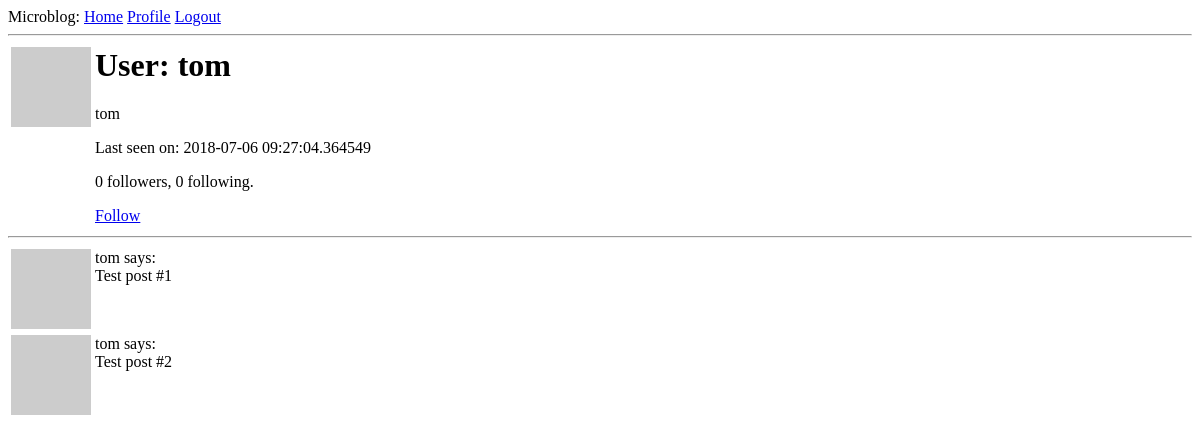
Page /user/tom (signed in) on the earlier database version.
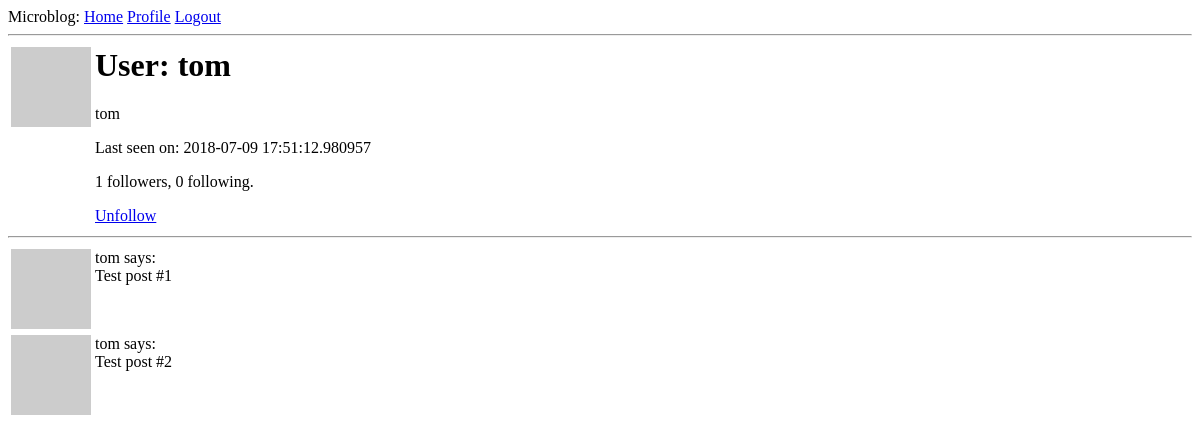
Same page on the later database version.
### app/models.py (models this page shows, shortened)
class User(UserMixin,db.Model):
    id = db.Column(db.Integer, primary_key= True)
    username = db.Column(db.String(64), index=True, unique=True)
    email = db.Column(db.String(120), index=True, unique=True)
    password_hash = db.Column(db.String(128))
    about_me = db.Column(db.String(140))
    last_seen = db.Column(db.DateTime, default=datetime.utcnow)
    posts = db.relationship('Post',backref='author',lazy='dynamic')
    followed = db.relationship('User', secondary = followers,
                    primaryjoin=(followers.c.follower_id == id),
                    secondaryjoin=(followers.c.followed_id == id),
                    backref=db.backref('followers', lazy='dynamic'), lazy='dynamic')
    def avatar(self,size):
        digest=md5(self.email.lower().encode('utf-8')).hexdigest()
        return 'https://www.gravatar.com/avatar/{}?d=identicon&s={}'.format(digest, size)
    def is_following(self,user):
        return self.followed.filter(followers.c.followed_id == user.id).count() > 0

### app/routes.py (the view)
@app.route('/user/<username>')
@login_required
def user(username):
    user = User.query.filter_by(username=username).first_or_404()
    posts = [
        {'author': user, 'body': 'Test post #1'},
        {'author': user, 'body': 'Test post #2'}
    ]
    return render_template('user.html',user=user,posts=posts)

### app/models.py (called while the page is built)
@login.user_loader
def load_user(id):
    return User.query.get(int(id))

### app/routes.py (called while the page is built)
@app.before_request
def before_request():
    if current_user.is_authenticated:
        current_user.last_seen = datetime.utcnow()
        db.session.commit()

### app/templates/user.html
{% extends "base.html" %}
{% block content %}
    <table>
        <tr valign="top">
            <td><img src="{{ user.avatar(128) }}"></td>
            <td>
                <h1>User: {{ user.username }}</h1>
                {% if user.about_me %}<p>{{ user.about_me }}</p>{% endif %}
                {% if user.last_seen %}<p>Last seen on: {{ user.last_seen }}</p>{% endif %}
                <p>{{ user.followers.count() }} followers, {{ user.followed.count() }} following.</p>
                {% if user == current_user %}
                <p><a href="{{ url_for('edit_profile') }}">Edit your profile</a></p>
                {% elif not current_user.is_following(user) %}
                <p><a href="{{ url_for('follow', username=user.username) }}">Follow</a></p>
                {% else %}
                <p><a href="{{ url_for('unfollow', username=user.username) }}">Unfollow</a></p>
                {% endif %}
            </td>
        </tr>
    </table>
    <hr>
    {% for post in posts %}
        {% include '_post.html' %}
    {% endfor %}
{% endblock %}

### app/templates/base.html (shortened to what this page needs)
<html>
    <head>
    </head>
    <body>
        <div>
            Microblog:
            <a href="{{ url_for('index') }}">Home</a>
            {% if current_user.is_anonymous %}
            <a href="{{ url_for('login') }}">Login</a>
            {% else %}
            <a href="{{ url_for('user', username=current_user.username) }}">Profile</a>
            <a href="{{ url_for('logout') }}">Logout</a>
            {% endif %}
        </div>
        <hr>
        {% block content %}{% endblock %}
    </body>
</html>

### app/templates/_post.html
<table>
    <tr valign="top">
        <td><img src="{{ post.author.avatar(36) }}"></td>
        <td>{{ post.author.username }} says:<br>{{ post.body }}</td>
    </tr>
</table>

Differences in the rows shown:
changed User "tom": last_seen "2018-07-06 09:27:04.364549" → "2018-07-09 17:51:12.980957"
Other differences:
{{ user.followers.count() }}: "0" → "1"
text no longer shown: "Follow"
text now shown: "Unfollow"
